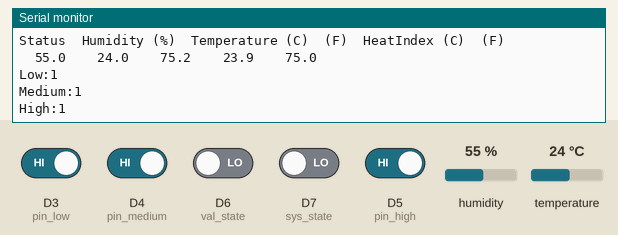
A sketch run on a simulated ESP8266 (Wemos D1 mini). Parts: the last lines printed to the serial monitor. The inputs (shaded band) are chosen by the test bench; at power-on: D3 (pin_low), D4 (pin_medium), D5 (pin_high) HIGH, D6 (val_state), D7 (sys_state) LOW, humidity 55 %, temperature 24 °C. WiFi joins after 1.5 s; servers stay silent unless stated.

Above: at 3.0 s.
3.1 s: D3 (pin_low) driven LOW
At 4.8 s:
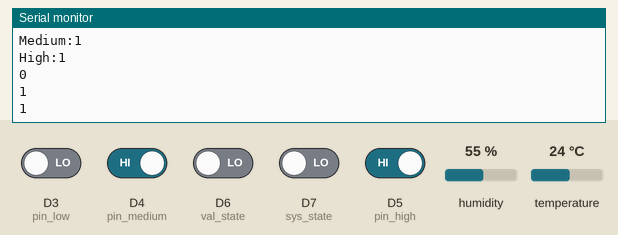
5.4 s: humidity set to 22 %
6.9 s: D4 (pin_medium) driven LOW
8.4 s: D5 (pin_high) driven LOW
At 9.7 s:
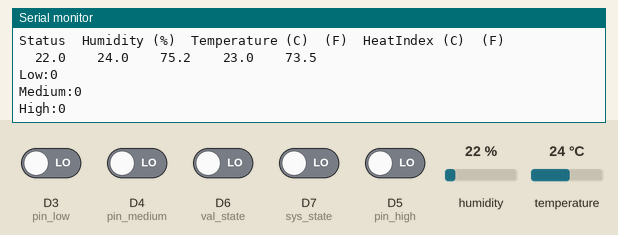
9.9 s: temperature set to 12 °C
11.4 s: humidity set to 40 %
Timing chart, 0 to 13.9 s (numbered marks = the images above; inputs shaded):
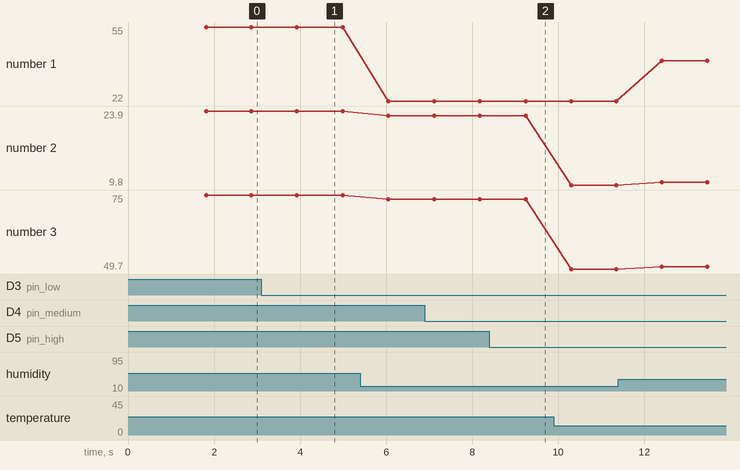

The sketch:

Wemos.ino
```cpp
#include <BlynkSimpleEsp8266.h> //Exteral application library
#include <Wire.h>
#include <DHTesp.h>
#define dht_pin D2              //Pin for reading data from DHT module
#define pin_low D3              //Pin for reading data from low pin in Arduino UNO board
#define pin_medium D4           //Pin for reading data from medium pin in Arduino UNO board
#define pin_high D5             //Pin for reading data from high pin in Arduino UNO board
#define val_state D6            //Pin for reading valve condition from Arduino UNO board
#define sys_state D7            //Pin for reading system state from Arduino UNO board
DHTesp dht;
WidgetLCD lcd(V9);
char auth[] = "5f903776947940769a01e25be8e4d978";
char ssid[] = "ABCDEF";         //Name of the WIFI connection
char pass[] = "xxxxxxxx";       //Password for the WIFI
int low = 0;
int medium = 0;
int high = 0;

void setup()
{

  Serial.begin(9600);
  Blynk.begin(auth, ssid, pass);
  pinMode(pin_low,INPUT);
  pinMode(pin_medium,INPUT);
  pinMode(pin_high,INPUT);
  pinMode(val_state,INPUT);
  pinMode(sys_state,INPUT);
  dht.setup(dht_pin, DHTesp::DHT11);
}

void loop()
{
  Serial.println("Status\tHumidity (%)\tTemperature (C)\t(F)\tHeatIndex (C)\t(F)");
  Blynk.run();
  senddht();
  sendlight();
  sendsys();
  sendval();
  delay(1000);
}
/*Read intensity data from the Arduino UNO board and upload the data to Blynk.*/
void sendlight()
{
  low = digitalRead(pin_low);
  medium = digitalRead(pin_medium);
  high  = digitalRead(pin_high);
/*Output the LEDs condition in the serial port.*/
  Serial.print("Low:");
  Serial.println(low);
  Serial.print("Medium:");
  Serial.println(medium);
  Serial.print("High:");
  Serial.println(high);
/*If the LEDs from the Arduino UNO board is in sleep mode or no light mode, 'LED: no light' of Blynk turns on.*/
  if(low == LOW && medium == low && high == low)
  {
    Blynk.virtualWrite(V2,1023);
    Blynk.virtualWrite(V3,0);
    Blynk.virtualWrite(V4,0);
    Blynk.virtualWrite(V5,0);
  }
/*If the LEDs condtion from the Arduino UNO board is in low mode, 'LED: low' of Blynk turns on.*/
  else if(low == HIGH && medium == LOW && medium == high)
  {
    Blynk.virtualWrite(V2,0);
    Blynk.virtualWrite(V3,1023);
    Blynk.virtualWrite(V4,0);
    Blynk.virtualWrite(V5,0);
  }
/*If the LEDs condtion from the Arduino UNO board is in medium mode, 'LED: medium' of Blynk turns on.*/
  else if(low == HIGH && medium == HIGH && high == LOW)
  {
    Blynk.virtualWrite(V2,0);
    Blynk.virtualWrite(V3,0);
    Blynk.virtualWrite(V4,1023);
    Blynk.virtualWrite(V5,0);
  }
/*If the LEDs condtion from the Arduino UNO board is in high mode, 'LED: high' of Blynk turns on.*/
else if(low == HIGH && medium == HIGH && high == HIGH)
  {
    Blynk.virtualWrite(V2,0);
    Blynk.virtualWrite(V3,0);
    Blynk.virtualWrite(V4,0);
    Blynk.virtualWrite(V5,1023);
  }
/*If the LEDs condtion from the Arduino UNO board is in unknown condition, all LEDs of Blynk turn on.*/
  else
  {
    Serial.println(low);
    Serial.println(medium);
    Serial.println(high);
    Blynk.virtualWrite(V2,1023);
    Blynk.virtualWrite(V3,1023);
    Blynk.virtualWrite(V4,1023);
    Blynk.virtualWrite(V5,1023);
  }
}
/*Read the humidity and temperature from DHT module and output them in the serial port and Blynk.*/
void senddht()
{
  float humidity = dht.getHumidity();
  float temperature = dht.getTemperature();
  if(isnan(humidity) || isnan(temperature))
  {
    Serial.println("Unable to read data from the dht module!");
    return;
  }
  Serial.print("\t");
  Serial.print(humidity, 1);
  Serial.print("\t\t");
  Serial.print(temperature, 1);
  Serial.print("\t\t");
  Serial.print(dht.toFahrenheit(temperature), 1);
  Serial.print("\t\t");
  Serial.print(dht.computeHeatIndex(temperature, humidity, false), 1);
  Serial.print("\t\t");
  Serial.println(dht.computeHeatIndex(dht.toFahrenheit(temperature), humidity, true), 1);
  Blynk.virtualWrite(V0,temperature);
  Blynk.virtualWrite(V1,humidity);
}
/*Read the system state from the Arduino UNO and upload it to Blynk.*/
void sendsys()
{
  lcd.clear();
  lcd.print(3,0,"SYSTEM STATE");
  if(digitalRead(D7) == 1)
  {
    lcd.print(8,1,"ON");
    return;
  }
  lcd.print(8,1,"OFF");
}
/*Read the valve condition and upload it to Blynk.*/
void sendval() {
  if(digitalRead(val_state) == 1)
  {
  Blynk.virtualWrite(V6,1023);
  return;
  }
  Blynk.virtualWrite(V6,0);

}
```

Measured:
- after the input at 3.1 s, the serial monitor: prints a new line after 0.84 s (image 1)
- after the input at 8.4 s, the serial monitor: prints a new line after 0.88 s (image 2)
- plotted number 1: 55 → 22 after the input at 5.4 s, 22 → 40 after the input at 11.4 s
- plotted number 2: 23.9 → 23 after the input at 5.4 s, 23 → 9.8 after the input at 9.9 s, 9.8 → 10.3 after the input at 11.4 s
- plotted number 3: 75 → 73.5 after the input at 5.4 s, 73.5 → 49.7 after the input at 9.9 s, 49.7 → 50.5 after the input at 11.4 s
